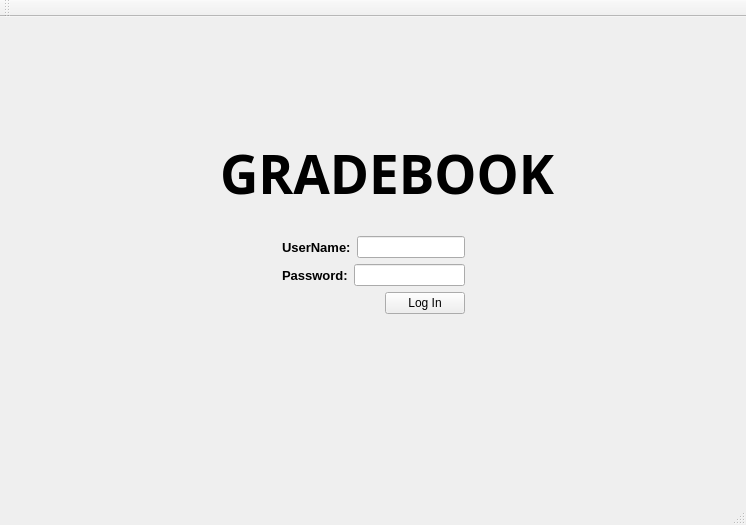
<?xml version="1.0" encoding="UTF-8"?>
<ui version="4.0">
 <class>LogInWindow</class>
 <widget class="QMainWindow" name="LogInWindow">
  <property name="geometry">
   <rect>
    <x>0</x>
    <y>0</y>
    <width>746</width>
    <height>525</height>
   </rect>
  </property>
  <property name="windowTitle">
   <string>GradeBook Log In</string>
  </property>
  <widget class="QWidget" name="centralWidget">
   <layout class="QVBoxLayout" name="verticalLayout_2">
    <item>
     <layout class="QVBoxLayout" name="verticalLayout">
      <item>
       <spacer name="verticalSpacer_3">
        <property name="orientation">
         <enum>Qt::Vertical</enum>
        </property>
        <property name="sizeHint" stdset="0">
         <size>
          <width>20</width>
          <height>40</height>
         </size>
        </property>
       </spacer>
      </item>
      <item>
       <layout class="QHBoxLayout" name="horizontalLayout_3">
        <item>
         <spacer name="horizontalSpacer_3">
          <property name="orientation">
           <enum>Qt::Horizontal</enum>
          </property>
          <property name="sizeHint" stdset="0">
           <size>
            <width>218</width>
            <height>20</height>
           </size>
          </property>
         </spacer>
        </item>
        <item>
         <widget class="QLabel" name="gradeBookLabel">
          <property name="font">
           <font>
            <family>Microsoft New Tai Lue</family>
            <pointsize>40</pointsize>
            <weight>75</weight>
            <bold>true</bold>
            <stylestrategy>PreferAntialias</stylestrategy>
           </font>
          </property>
          <property name="text">
           <string>GRADEBOOK</string>
          </property>
         </widget>
        </item>
        <item>
         <spacer name="horizontalSpacer_4">
          <property name="orientation">
           <enum>Qt::Horizontal</enum>
          </property>
          <property name="sizeHint" stdset="0">
           <size>
            <width>188</width>
            <height>20</height>
           </size>
          </property>
         </spacer>
        </item>
       </layout>
      </item>
      <item>
       <layout class="QHBoxLayout" name="horizontalLayout_4">
        <item>
         <spacer name="horizontalSpacer">
          <property name="orientation">
           <enum>Qt::Horizontal</enum>
          </property>
          <property name="sizeHint" stdset="0">
           <size>
            <width>258</width>
            <height>20</height>
           </size>
          </property>
         </spacer>
        </item>
        <item>
         <layout class="QGridLayout" name="gridLayout">
          <item row="0" column="0">
           <widget class="QLabel" name="statusLabel">
            <property name="text">
             <string/>
            </property>
           </widget>
          </item>
          <item row="1" column="0" colspan="2">
           <layout class="QHBoxLayout" name="horizontalLayout">
            <item>
             <widget class="QLabel" name="usernameLabel">
              <property name="font">
               <font>
                <family>Helvetica</family>
                <pointsize>10</pointsize>
                <weight>75</weight>
                <bold>true</bold>
               </font>
              </property>
              <property name="text">
               <string>UserName:</string>
              </property>
             </widget>
            </item>
            <item>
             <widget class="QLineEdit" name="usernameLineEdit"/>
            </item>
           </layout>
          </item>
          <item row="2" column="0" colspan="2">
           <layout class="QHBoxLayout" name="horizontalLayout_2">
            <item>
             <widget class="QLabel" name="passwordLabel">
              <property name="font">
               <font>
                <family>Helvetica</family>
                <pointsize>10</pointsize>
                <weight>75</weight>
                <bold>true</bold>
               </font>
              </property>
              <property name="text">
               <string>Password:</string>
              </property>
             </widget>
            </item>
            <item>
             <widget class="QLineEdit" name="passwordLineEdit">
              <property name="echoMode">
               <enum>QLineEdit::Password</enum>
              </property>
             </widget>
            </item>
           </layout>
          </item>
          <item row="3" column="1">
           <widget class="QPushButton" name="logInButton">
            <property name="sizePolicy">
             <sizepolicy hsizetype="Fixed" vsizetype="Fixed">
              <horstretch>0</horstretch>
              <verstretch>0</verstretch>
             </sizepolicy>
            </property>
            <property name="text">
             <string>Log In</string>
            </property>
           </widget>
          </item>
         </layout>
        </item>
        <item>
         <spacer name="horizontalSpacer_2">
          <property name="orientation">
           <enum>Qt::Horizontal</enum>
          </property>
          <property name="sizeHint" stdset="0">
           <size>
            <width>268</width>
            <height>20</height>
           </size>
          </property>
         </spacer>
        </item>
       </layout>
      </item>
      <item>
       <spacer name="verticalSpacer">
        <property name="orientation">
         <enum>Qt::Vertical</enum>
        </property>
        <property name="sizeHint" stdset="0">
         <size>
          <width>20</width>
          <height>178</height>
         </size>
        </property>
       </spacer>
      </item>
     </layout>
    </item>
   </layout>
  </widget>
  <widget class="QMenuBar" name="menuBar">
   <property name="geometry">
    <rect>
     <x>0</x>
     <y>0</y>
     <width>746</width>
     <height>21</height>
    </rect>
   </property>
  </widget>
  <widget class="QToolBar" name="mainToolBar">
   <attribute name="toolBarArea">
    <enum>TopToolBarArea</enum>
   </attribute>
   <attribute name="toolBarBreak">
    <bool>false</bool>
   </attribute>
  </widget>
  <widget class="QStatusBar" name="statusBar"/>
 </widget>
 <layoutdefault spacing="6" margin="11"/>
 <resources/>
 <connections/>
</ui>
